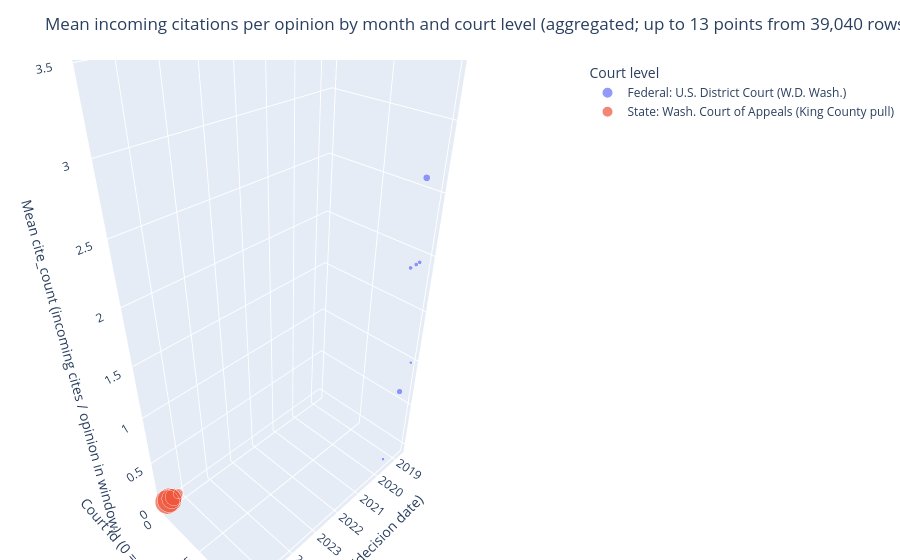

The notebook cell saved with this chart:
### Markdown cell above
### Question 1 — Citations by court level over time

Does citation frequency vary by court level? (Judge-level view is limited to the federal slice in this CSV.)

### Code cell
fig_q1 = charts.fig_q1_scatter3d_monthly(df)
fig_q1.show(config=charts.GRAPH_CONFIG)

### Figure 1 — Plotly figure (JSON) as saved in the notebook; plotly's stock layout.template omitted (floating-point values rounded to 4 significant figures)
{"data": [{"customdata": [["wawd", 152], ["wawd", 304], ["wawd", 304], ["wawd", 608], ["wawd", 304], ["wawd", 912], ["wawd", 304], ["wawd", 152]], "hovertemplate": "court_level=Federal: U.S. District Court (W.D. Wash.)<br>year_month=%{x}<br>mean_cite_count=%{z:.3f}<br>opinion_count=%{customdata[1]}<br>court_id=%{customdata[0]}<extra></extra>", "legendgroup": "Federal: U.S. District Court (W.D. Wash.)", "marker": {"color": "#636efa", "size": [152, 304, 304, 608, 304, 912, 304, 152], "sizemode": "area", "sizeref": 6.75, "symbol": "circle"}, "mode": "markers", "name": "Federal: U.S. District Court (W.D. Wash.)", "scene": "scene", "showlegend": true, "type": "scatter3d", "x": ["2018-10-01T00:00:00.000000", "2019-01-01T00:00:00.000000", "2019-02-01T00:00:00.000000", "2019-03-01T00:00:00.000000", "2019-04-01T00:00:00.000000", "2019-05-01T00:00:00.000000", "2019-07-01T00:00:00.000000", "2019-08-01T00:00:00.000000"], "y": [1.0, 1.0, 1.0, 1.0, 1.0, 1.0, 1.0, 1.0], "z": [1.0, 3.5, 2.0, 0.75, 2.0, 2.667, 2.0, 0.0]}, {"customdata": [["washctapp", 1800], ["washctapp", 5400], ["washctapp", 7200], ["washctapp", 10800], ["washctapp", 10800]], "hovertemplate": "court_level=State: Wash. Court of Appeals (King County pull)<br>year_month=%{x}<br>mean_cite_count=%{z:.3f}<br>opinion_count=%{customdata[1]}<br>court_id=%{customdata[0]}<extra></extra>", "legendgroup": "State: Wash. Court of Appeals (King County pull)", "marker": {"color": "#EF553B", "size": [1800, 5400, 7200, 10800, 10800], "sizemode": "area", "sizeref": 6.75, "symbol": "circle"}, "mode": "markers", "name": "State: Wash. Court of Appeals (King County pull)", "scene": "scene", "showlegend": true, "type": "scatter3d", "x": ["2025-04-01T00:00:00.000000", "2025-06-01T00:00:00.000000", "2025-07-01T00:00:00.000000", "2025-08-01T00:00:00.000000", "2025-09-01T00:00:00.000000"], "y": [0.0, 0.0, 0.0, 0.0, 0.0], "z": [0.0, 0.0, 0.0, 0.0, 0.0]}], "layout": {"legend": {"itemsizing": "constant", "title": {"text": "Court level"}, "tracegroupgap": 0}, "margin": {"b": 0, "l": 0, "r": 0, "t": 60}, "scene": {"domain": {"x": [0.0, 1.0], "y": [0.0, 1.0]}, "xaxis": {"title": {"text": "Month (decision date)"}}, "yaxis": {"title": {"text": "Court id (0 = washctapp, 1 = wawd)"}}, "zaxis": {"title": {"text": "Mean cite_count (incoming cites / opinion in window)"}}}, "title": {"text": "Mean incoming citations per opinion by month and court level (aggregated; up to 13 points from 39,040 rows)"}}}
